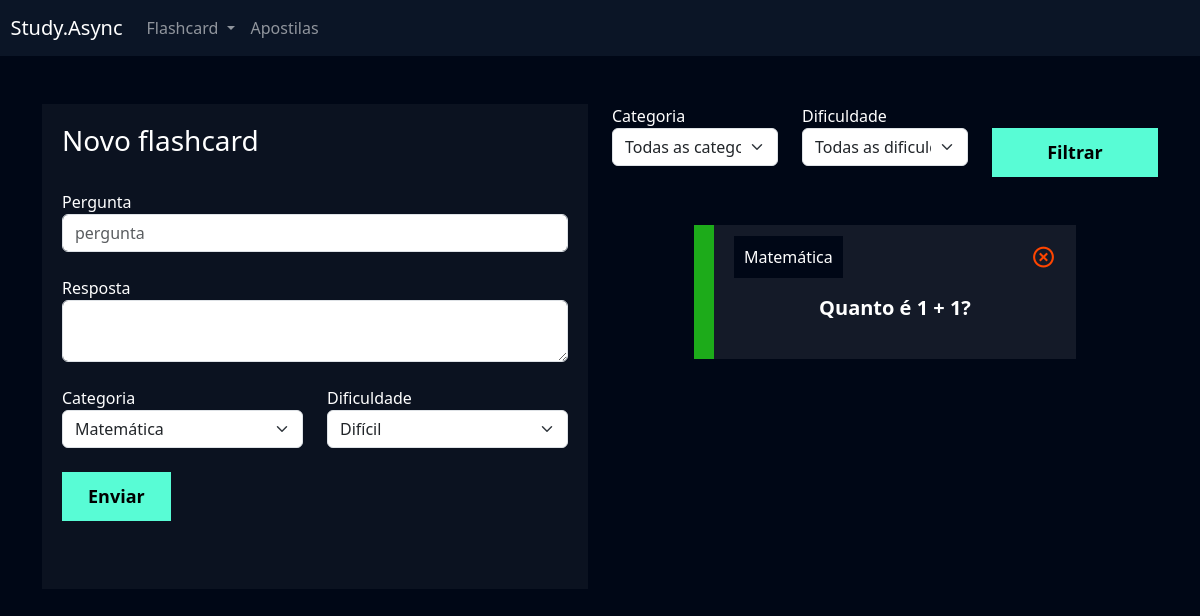
/flashcard/novo_flashcard/ (signed in), run on an earlier commit of the app's database.
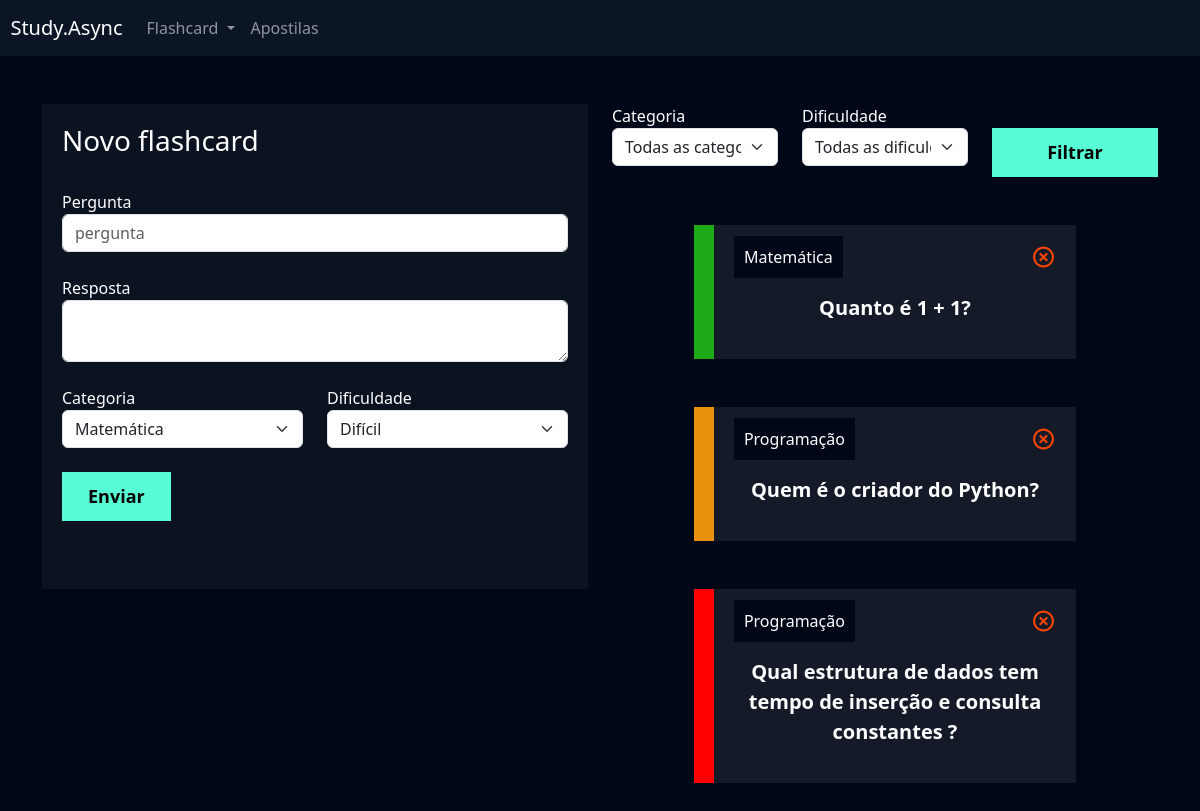
And on a later commit of the database.
### flashcard/models.py (models this page shows, shortened)
class Flashcard(models.Model):
    DIFICULDADE_CHOICES = (('D', 'Difícil'), ('M', 'Médio'), ('F', 'Fácil'))
    user = models.ForeignKey(User, on_delete=models.DO_NOTHING)
    pergunta = models.CharField(max_length=100)
    resposta = models.TextField()
    categoria = models.ForeignKey(Categoria, on_delete=models.DO_NOTHING)
    dificuldade = models.CharField(max_length=1, choices=DIFICULDADE_CHOICES)
    @property
    def css_dificuldade(self):
        if self.dificuldade == 'F':
            return 'flashcard-facil'
        elif self.dificuldade == 'M':
            return 'flashcard-medio'
        elif self.dificuldade == 'D':
            return 'flashcard-dificil'

class Categoria(models.Model):
    nome = models.CharField(max_length=20)
    def __str__(self):
        return self.nome

### flashcard/views.py (the view, shortened to what this page needs)
# urls.py: path('novo_flashcard/', views.novo_flashcard, name='novo_flashcard'),
def novo_flashcard(request):
    if not request.user.is_authenticated:
        return redirect('/usuarios/login')
    if request.method == 'GET':
        categorias = Categoria.objects.all()
        dificuldades = Flashcard.DIFICULDADE_CHOICES
        flashcards = Flashcard.objects.filter(user=request.user)
        categoria_filtrar = request.GET.get('categoria')
        dificuldade_filtrar = request.GET.get('dificuldade')
        if categoria_filtrar:
            flashcards = flashcards.filter(categoria__id=categoria_filtrar)
        if dificuldade_filtrar:
            flashcards = flashcards.filter(dificuldade=dificuldade_filtrar)
        return render(
            request,
            'novo_flashcard.html',
            {
                'categorias': categorias,
                'dificuldades': dificuldades,
                'flashcards': flashcards
            }
        )

### flashcard/templates/novo_flashcard.html (shortened to what the changed rows need)
{% extends "base.html" %}
{% load static %}
{% block 'cabecalho' %}
    <link href="{% static 'usuarios/css/cadastro.css' %}" rel="stylesheet">
    <link href='https://unpkg.com/boxicons@2.1.4/css/boxicons.min.css' rel='stylesheet'>
    <link href="{% static 'flashcard/css/novo_flashcard.css' %}" rel="stylesheet">
{% endblock 'cabecalho' %}
{% block 'conteudo' %}
    <div class="container">
        <br>
        <br>
        <div class="row">
            <div class="col-md">
                <br>
                <br>
                {% for flash in flashcards %}
                    <div class="box-new-flashcard"  onclick="flip_card({{flash.id}})">
                        <div class="flashcard {{flash.css_dificuldade}}">
                            <div class="flashcard-categoria">
                                {{flash.categoria}}
                            </div>
                            <a href="{% url 'deletar_flashcard' flash.id %}"><i class='icone-exit bx bx-x-circle'></i></a>
                            <br>
                            <br>
                            <div class="flashcard-box-item">
                                <p class="flashcard-item">{{flash.pergunta}}</p>
                            </div>
                        </div>
                    </div>
                    <br>
                    <br>
                {% endfor %}
            </div>
        </div>
    </div>
{% endblock 'conteudo' %}

What changed in the data, as far as the page shows it:
added Flashcard: categoria "Programação", pergunta "Quem é o criador do Python?"
added Flashcard: categoria "Programação", pergunta "Qual estrutura de dados tem tempo de inserção e consulta constantes ?"
